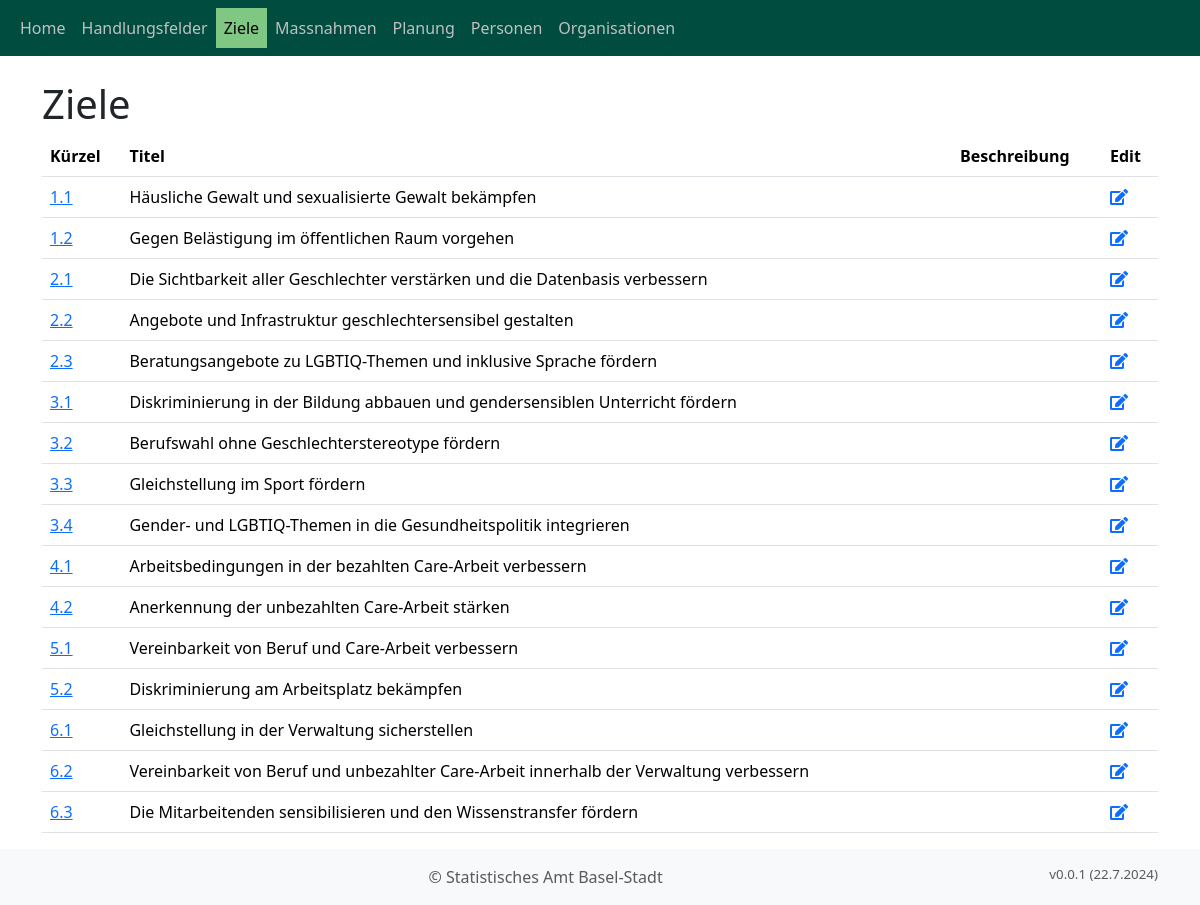
Screenshot of /ziele/ with the database file from the repository.
### objective_manager_app/models.py (models this page shows, shortened)
class BusinessObject(models.Model):
    typ = models.ForeignKey(Code, on_delete=models.CASCADE)
    vorgaenger = models.ForeignKey("self", on_delete=models.CASCADE, null=True, blank=True)
    kuerzel = models.CharField(max_length=10)
    titel = models.CharField(max_length=200, verbose_name="Titel")
    beschreibung = models.TextField(verbose_name="Beschreibung")
    erstellt_am = models.DateTimeField(auto_now_add=True, verbose_name="Erstellt am")
    erstellt_von = models.ForeignKey(User, on_delete=models.CASCADE, verbose_name="Erstellt von")
    aufwand_personen_tage_plan = models.DecimalField(max_digits=10, decimal_places=2, verbose_name="Aufwand Personentage", default=0)
    aufwand_tsd_chf_plan = models.DecimalField(max_digits=10, decimal_places=2, verbose_name="Aufwand tsd CHF", default=0)
    jahr_start = models.IntegerField(verbose_name="Jahr Start", default=datetime.now().year)
    jahr_ende = models.IntegerField(verbose_name="Jahr Ende", default=datetime.now().year)
    anmerkung_initialisierung = models.TextField(verbose_name="Pol. Vorstoss", null=True, blank=True)
    messbarkeit = models.CharField(max_length=200, verbose_name="Messbarkeit")
    bestehende_massnahme = models.CharField(max_length=200, verbose_name="Bestehende Massnahme")
    kontakt_verantwortlich = models.ForeignKey(Person, on_delete=models.CASCADE, verbose_name="Kontakt verantwortlich")
    objects = models.Manager()
    themen = ThemaManager()
    handlungsfelder = HandlungsfeldManager()
    ziele = ZielManager()
    massnahmen = MassnahmeManager()

### objective_manager_app/views.py (the view)
# urls.py: path("ziele/", views.ziele_list, name="ziele_list"),
def ziele_list(request):
    ziele = BusinessObject.ziele.all()
    return render(request, "objective_manager_app/ziele_list.html", {"ziele": ziele})

### objective_manager_app/models.py (called while the page is built)
    def get_queryset(self):
        return super().get_queryset().filter(typ_id=3, vorgaenger__typ_id=2)

### objective_manager_app/templates/objective_manager_app/ziele_list.html (shortened to what this page needs)
{% extends "base.html" %}
{% block content %}
    <div class="container">
        <h1>Ziele</h1>
        <table class="table">
            <thead>
                <tr>
                    <th>Kürzel</th>
                    <th>Titel</th>
                    <th>Beschreibung</th>
                    <th>Edit</th>
                </tr>
            </thead>
            <tbody>
                {% for ziel in ziele %}
                <tr>
                    <td><a href="{% url 'ziel_detail' ziel.pk %}">{{ ziel.kuerzel }}</a></td>
                    <td>{{ ziel.titel }}</td>
                    <td>{{ ziel.text }}</td>
                    <td><a href="{% url 'ziel_edit' ziel.pk %}"><i class="fas fa-edit"></i></a></td>
                </tr>
                {% endfor %}
            </tbody>
        </table>
    </div>
{% endblock %}

### rows the page displays
BusinessObject: kuerzel "1.1", titel "Häusliche Gewalt und sexualisierte Gewalt bekämpfen"
BusinessObject: kuerzel "1.2", titel "Gegen Belästigung im öffentlichen Raum vorgehen"
BusinessObject: kuerzel "2.1", titel "Die Sichtbarkeit aller Geschlechter verstärken und die Datenbasis verbessern"
BusinessObject: kuerzel "2.2", titel "Angebote und Infrastruktur geschlechtersensibel gestalten"
BusinessObject: kuerzel "2.3", titel "Beratungsangebote zu LGBTIQ-Themen und inklusive Sprache fördern"
BusinessObject: kuerzel "3.1", titel "Diskriminierung in der Bildung abbauen und gendersensiblen Unterricht fördern"
BusinessObject: kuerzel "3.2", titel "Berufswahl ohne Geschlechterstereotype fördern"
BusinessObject: kuerzel "3.3", titel "Gleichstellung im Sport fördern"
BusinessObject: kuerzel "3.4", titel "Gender- und LGBTIQ-Themen in die Gesundheitspolitik integrieren"
BusinessObject: kuerzel "4.1", titel "Arbeitsbedingungen in der bezahlten Care-Arbeit verbessern"
BusinessObject: kuerzel "4.2", titel "Anerkennung der unbezahlten Care-Arbeit stärken"
BusinessObject: kuerzel "5.1", titel "Vereinbarkeit von Beruf und Care-Arbeit verbessern"
BusinessObject: kuerzel "5.2", titel "Diskriminierung am Arbeitsplatz bekämpfen"
BusinessObject: kuerzel "6.1", titel "Gleichstellung in der Verwaltung sicherstellen"
BusinessObject: kuerzel "6.2", titel "Vereinbarkeit von Beruf und unbezahlter Care-Arbeit innerhalb der Verwaltung verbessern"
BusinessObject: kuerzel "6.3", titel "Die Mitarbeitenden sensibilisieren und den Wissenstransfer fördern"
